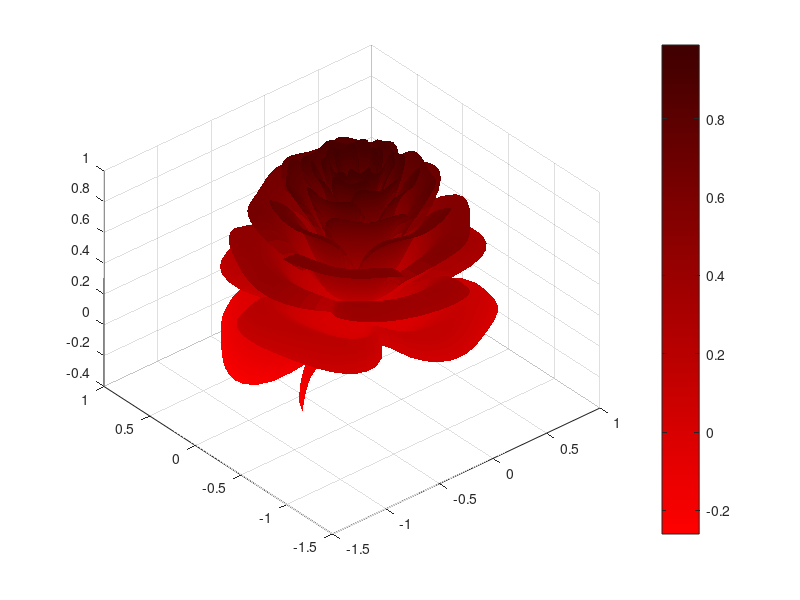

Source code (MATLAB):
n = 800;
A = 1.995653;
B = 1.27689;
C = 8;
r = linspace(0, 1, n);
theta = linspace(-2, 20*pi, n);
[R, THETA] = ndgrid(r, theta);

% define the number of petals we want per cycle. Roses have 3 and a bit.
petalNum = 3.6;

% Corrected the missing multiplication operator
x = 1 - (1/2) * ((5/4) * (1 - mod(petalNum*THETA, 2*pi)/pi).^2 - 1/4).^2;

phi = (pi/2) * exp(-THETA / (C*pi));
y = A * (R.^2) .* (B*R - 1).^2 .* sin(phi);
R2 = x .* (R .* sin(phi) + y .* cos(phi));

X = R2 .* sin(THETA);
Y = R2 .* cos(THETA);
Z = x .* (R .* cos(phi) - y .* sin(phi));

% define a red map for our rose colouring
red_map = linspace(1, 0.25, 100)';  % Increased the number of points for smoother color transition
red_map(:, 2) = 0;
red_map(:, 3) = 0;

clf;
surf(X, Y, Z, 'LineStyle', 'none');
view([-40.50 42.00]);
colormap(red_map);
colorbar;